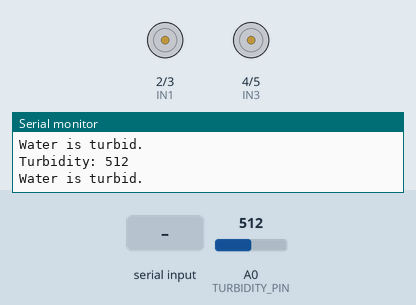
This sketch was run on a simulated Arduino Uno, built with avr-gcc and run on an emulated ATmega328P. On the bench: motor-driver pin pairs drawn as motors (green arrow = first pin HIGH = forward, orange = second pin HIGH = backward, longer = more drive, scaled by the enable pin), the last lines printed to the serial monitor. The inputs (shaded band) are chosen by the test bench; at power-on: A0 (TURBIDITY_PIN) = 512.

Above: at 1.2 s.
1.3 s: "P90\n" received over Serial
At 2.5 s:
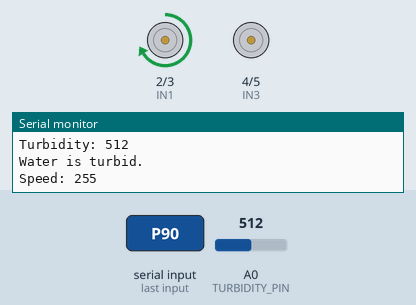
3.0 s: "P,45\n" received over Serial
At 4.1 s:
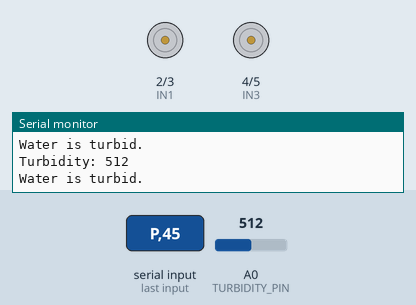
5.0 s: "F90\n" received over Serial
At 7.2 s:
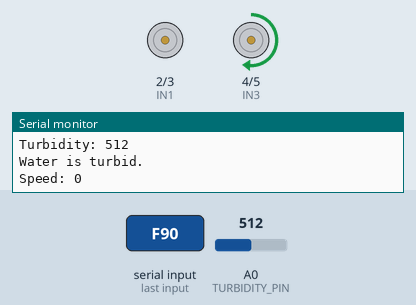
7.5 s: "X90\n" received over Serial
9.5 s: "F,45\n" received over Serial
At 10.5 s:
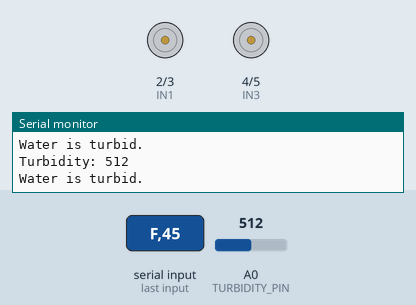
11.5 s: "P" received over Serial
At 13.8 s:
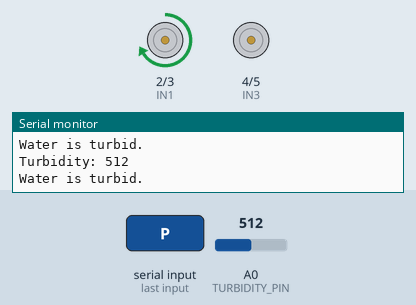
Timing chart, 0 to 15.0 s (numbered marks = the images above; inputs shaded):
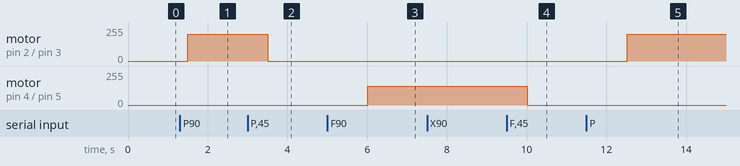

Measured:
- after the input at 1.3 s, motor on pin 2 (IN1) / pin 3 (IN2): stopped → forward 200/255 after 0.20 s
- after the input at 3.0 s, motor on pin 2 (IN1) / pin 3 (IN2): forward 200/255 → stopped after 0.51 s
- after the input at 5.0 s, motor on pin 4 (IN3) / pin 5 (IN4): stopped → forward 141/255 after 1.0 s
- after the input at 9.5 s, motor on pin 4 (IN3) / pin 5 (IN4): forward 141/255 → stopped after 0.51 s
- after the input at 11.5 s, motor on pin 2 (IN1) / pin 3 (IN2): stopped → forward 200/255 after 1.0 s

The sketch:

dummy_pumpandprop.ino
```cpp
// Motor A (Pump)
#define ENA 9
#define IN1 2
#define IN2 3

// Motor B (Propeller)
#define ENB 10
#define IN3 4
#define IN4 5

// Turbidity sensor
#define TURBIDITY_PIN A0

int speedVal = 200;   // default speed for pump/prop
char command;

void setup() {
  Serial.begin(9600);

  pinMode(ENA, OUTPUT);
  pinMode(ENB, OUTPUT);
  pinMode(IN1, OUTPUT);
  pinMode(IN2, OUTPUT);
  pinMode(IN3, OUTPUT);
  pinMode(IN4, OUTPUT);

  stopPump();
  stopProp();
}

void loop() {

  // 🔹 Turbidity sensor (unchanged)
  int turbidityValue = analogRead(TURBIDITY_PIN);

  Serial.print("Turbidity: ");
  Serial.println(turbidityValue);

  if(turbidityValue > 700){
    Serial.println("Water is clear.");
  }
  else if(turbidityValue > 300 && turbidityValue < 700){
    Serial.println("Water is turbid.");
  }
  else{
    Serial.println("Water is dirty");
  }

  // 🔹 Serial control
  if (Serial.available()) {
    command = Serial.read();

    // Speed control (0–9)
    if (command >= '0' && command <= '9') {
      int level = command - '0';
      speedVal = map(level, 0, 9, 0, 255);
      Serial.print("Speed: ");
      Serial.println(speedVal);
    }

    // Pump control
    else if (command == 'P') startPump();
    else if (command == 'X') stopPump();   // use X instead of SP

    // Propeller control
    else if (command == 'F') forwardProp();
    else if (command == 'S') stopProp();
  }

  delay(500);
}

// -------- PUMP --------

void startPump() {
  analogWrite(ENA, speedVal);
  digitalWrite(IN1, HIGH);
  digitalWrite(IN2, LOW);
}

void stopPump() {
  digitalWrite(IN1, LOW);
  digitalWrite(IN2, LOW);
}

// -------- PROPELLER --------

void forwardProp() {
  analogWrite(ENB, speedVal);
  digitalWrite(IN3, HIGH);
  digitalWrite(IN4, LOW);
}

void stopProp() {
  digitalWrite(IN3, LOW);
  digitalWrite(IN4, LOW);
}
```
